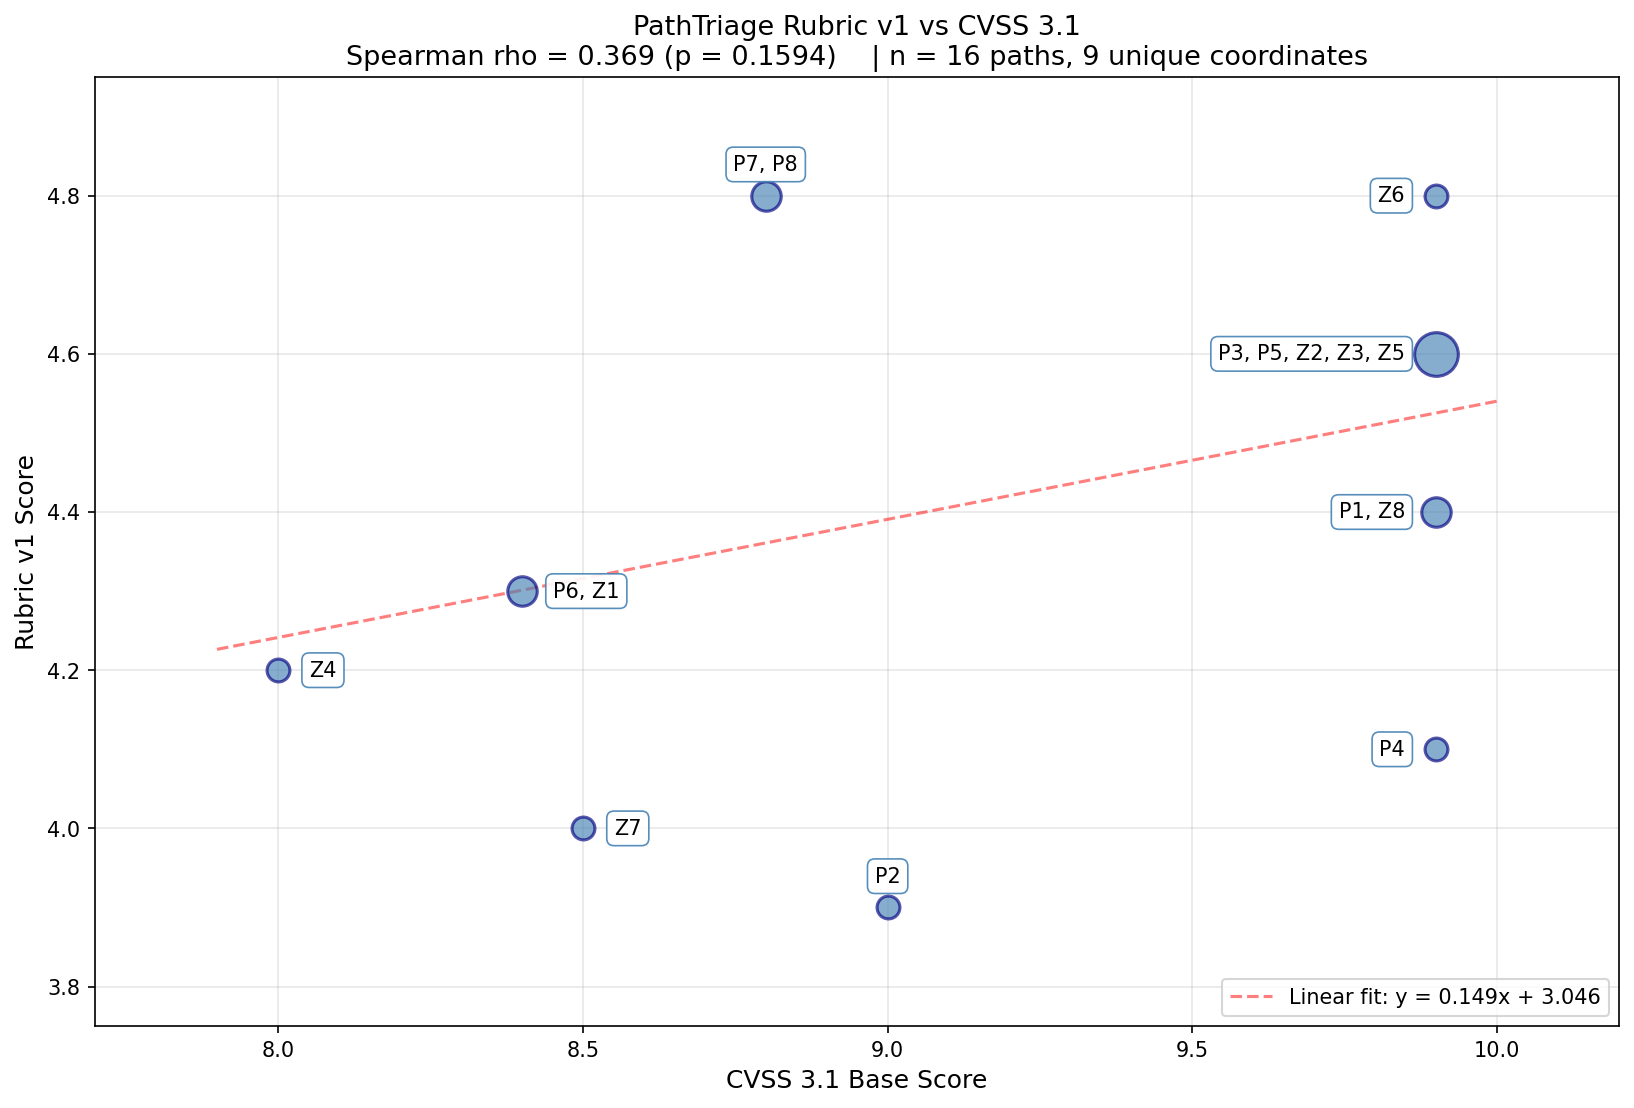

Recreate this plot in Python.
"""
CVSS 3.1 Cross-Validation of PathTriage Rubric v1

Computes Spearman rank correlation between rubric scores and CVSS 3.1
base scores for the 16 attack paths in the catalogue.

Improved scatter plot: groups paths that share the same (CVSS, Rubric)
coordinates into a single labelled marker, with marker size proportional
to group size. Eliminates label overlap.

Prerequisites:
    pip install scipy numpy matplotlib
"""
import numpy as np
from scipy import stats
from collections import defaultdict

# ---------------------------------------------------------------------
# Data: 16 attack paths with rubric and CVSS scores
# ---------------------------------------------------------------------

paths = [
    # (path_id, rubric_d_edge, rubric_h, rubric_delta_p, rubric_d_det, cvss_base)
    ('P1',  1, 2, 5, 3,  9.9),
    ('P2',  2, 3, 5, 3,  9.0),
    ('P3',  1, 1, 5, 3,  9.9),
    ('P4',  2, 3, 5, 4,  9.9),
    ('P5',  1, 1, 5, 3,  9.9),
    ('P6',  2, 2, 5, 4,  8.4),
    ('P7',  1, 1, 5, 4,  8.8),
    ('P8',  1, 1, 5, 4,  8.8),
    ('Z1',  2, 2, 5, 4,  8.4),
    ('Z2',  1, 1, 5, 3,  9.9),
    ('Z3',  1, 1, 5, 3,  9.9),
    ('Z4',  3, 1, 5, 4,  8.0),
    ('Z5',  1, 1, 5, 3,  9.9),
    ('Z6',  1, 1, 5, 4,  9.9),
    ('Z7',  3, 2, 5, 4,  8.5),
    ('Z8',  1, 2, 5, 3,  9.9),
]

# ---------------------------------------------------------------------
# Compute rubric score from inputs (v1 weights: 0.30/0.20/0.30/0.20)
# ---------------------------------------------------------------------
def rubric_score(d_edge, h, delta_p, d_det):
    return (0.30 * (6 - d_edge)
          + 0.20 * (6 - h)
          + 0.30 * delta_p
          + 0.20 * d_det)

# ---------------------------------------------------------------------
# Compute for all paths
# ---------------------------------------------------------------------
path_ids = [p[0] for p in paths]
rubric_scores = np.array([rubric_score(p[1], p[2], p[3], p[4]) for p in paths])
cvss_scores = np.array([p[5] for p in paths])

print("Path | Rubric v1 | CVSS 3.1")
print("-" * 32)
for pid, rs, cs in zip(path_ids, rubric_scores, cvss_scores):
    print(f"{pid:>4} |   {rs:>5.2f}   |  {cs:>5.2f}")

# ---------------------------------------------------------------------
# Spearman rank correlation
# ---------------------------------------------------------------------
rho, p_value = stats.spearmanr(rubric_scores, cvss_scores)
print(f"\nSpearman rho = {rho:.4f}")
print(f"p-value      = {p_value:.4f}")

r, r_p = stats.pearsonr(rubric_scores, cvss_scores)
print(f"\nPearson r    = {r:.4f}")
print(f"p-value      = {r_p:.4f}")

# ---------------------------------------------------------------------
# Group paths at identical coordinates (this is the ceiling effect)
# ---------------------------------------------------------------------
coord_groups = defaultdict(list)
for pid, cs, rs in zip(path_ids, cvss_scores, rubric_scores):
    coord_groups[(round(cs, 2), round(rs, 2))].append(pid)

print(f"\n--- Coordinate groups (visualising CVSS ceiling effect) ---")
for (cs, rs), pids in sorted(coord_groups.items()):
    print(f"  CVSS={cs}, Rubric={rs}: {', '.join(sorted(pids))} ({len(pids)} path{'s' if len(pids)>1 else ''})")

# ---------------------------------------------------------------------
# Assessment
# ---------------------------------------------------------------------
if rho >= 0.70 and p_value < 0.01:
    print(f"\n[OK] VALIDATED: Spearman rho = {rho:.3f} exceeds pre-registered threshold (0.70) with p < 0.01")
elif rho >= 0.70:
    print(f"\n[!] rho >= 0.70 but p-value = {p_value:.4f}. Statistical significance marginal.")
elif rho >= 0.50:
    print(f"\n[!] rho = {rho:.3f}. Moderate correlation, below pre-registered threshold.")
else:
    print(f"\n[X] rho = {rho:.3f}. Weak correlation with CVSS -- driven by ceiling effect (see coordinate groups above)")

# ---------------------------------------------------------------------
# Improved scatter plot with grouped labels
# ---------------------------------------------------------------------
try:
    import matplotlib.pyplot as plt

    fig, ax = plt.subplots(figsize=(11, 7.5))

    # Plot markers: size proportional to number of paths at coordinate
    for (cs, rs), pids in coord_groups.items():
        n = len(pids)
        # Base size 120, +80 per additional path at same coordinate
        size = 120 + 80 * (n - 1)
        ax.scatter(cs, rs, s=size, alpha=0.65, color='steelblue',
                   edgecolor='navy', linewidth=1.5, zorder=3)

    # Regression line
    z = np.polyfit(cvss_scores, rubric_scores, 1)
    p = np.poly1d(z)
    x_line = np.linspace(cvss_scores.min() - 0.1, cvss_scores.max() + 0.1, 100)
    ax.plot(x_line, p(x_line), 'r--', alpha=0.5, linewidth=1.5,
            label=f'Linear fit: y = {z[0]:.3f}x + {z[1]:.3f}', zorder=2)

    # Smart label placement: offset by position on plot
    # Right side of plot (CVSS ~9.9) -> labels to the left
    # Left side of plot (CVSS ~8.4) -> labels to the right
    for (cs, rs), pids in coord_groups.items():
        label = ", ".join(sorted(pids))

        # Choose label offset based on coordinate position
        if cs >= 9.5:
            xytext_offset = (-15, 0)
            ha = 'right'
        elif cs <= 8.6:
            xytext_offset = (15, 0)
            ha = 'left'
        else:  # middle
            xytext_offset = (0, 15)
            ha = 'center'

        ax.annotate(label, (cs, rs),
                    xytext=xytext_offset, textcoords='offset points',
                    fontsize=10, ha=ha, va='center',
                    bbox=dict(boxstyle='round,pad=0.35',
                              facecolor='white',
                              edgecolor='steelblue', alpha=0.9, linewidth=0.8),
                    zorder=4)

    ax.set_xlabel('CVSS 3.1 Base Score', fontsize=12)
    ax.set_ylabel('Rubric v1 Score', fontsize=12)
    ax.set_title(f'PathTriage Rubric v1 vs CVSS 3.1\n'
                 f'Spearman rho = {rho:.3f} (p = {p_value:.4f})    '
                 f'| n = {len(paths)} paths, {len(coord_groups)} unique coordinates',
                 fontsize=13)
    ax.grid(True, alpha=0.3, zorder=1)
    ax.legend(loc='lower right', fontsize=10)

    # Set axis limits with padding
    ax.set_xlim(cvss_scores.min() - 0.3, cvss_scores.max() + 0.3)
    ax.set_ylim(rubric_scores.min() - 0.15, rubric_scores.max() + 0.15)

    plt.tight_layout()
    plt.savefig('cvss_comparison.png', dpi=150, bbox_inches='tight')
    print(f"\nScatter plot saved to cvss_comparison.png")
    print(f"  Marker sizes reflect number of paths at each coordinate")
    print(f"  16 paths compressed to {len(coord_groups)} unique CVSS-Rubric coordinates")
    print(f"  -- this is a visual demonstration of the CVSS ceiling effect")
except ImportError:
    print("\nmatplotlib not installed - skipping plot")
